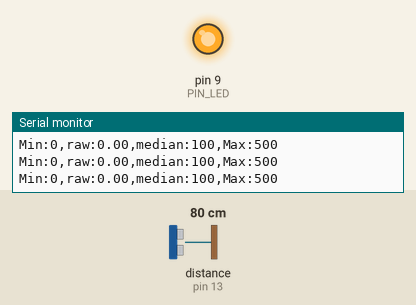
This sketch was run on a simulated Arduino Uno, built with avr-gcc and run on an emulated ATmega328P. On the bench: output pins drawn as LEDs (lit = HIGH), the last lines printed to the serial monitor. Wiring (inferred from the names in the program): ultrasonic range finder: trigger pin 12; echo pin 13. Inputs (shaded band) come from the test bench; at power-on: distance to the obstacle (sensor on pin 13) 80 cm. The echo pulse lasts 58.3 µs per cm; pins used as bus, display or sensor lines are not drawn.

Above: at 1.2 s.
1.3 s: distance to the obstacle (sensor on pin 13) set to 18 cm
At 1.7 s:
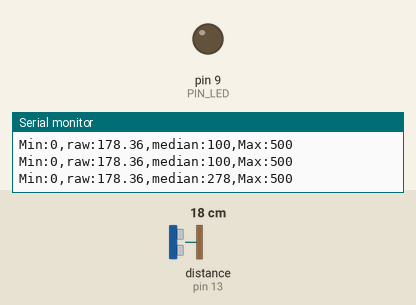
2.8 s: distance to the obstacle (sensor on pin 13) set to 2 cm
At 4.0 s:
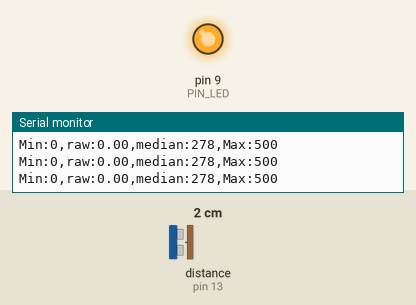
Timing chart, 0 to 5.8 s (numbered marks = the images above; inputs shaded):
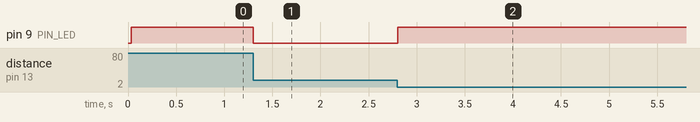

Measured:
- after the input at 1.3 s, pin 9 (PIN_LED): HIGH → LOW at once
- after the input at 2.8 s, pin 9 (PIN_LED): LOW → HIGH at once

The sketch:

09_example_1_Challenge_.ino
```cpp
// Arduino pin assignment
#define PIN_LED 9
#define PIN_TRIG 12
#define PIN_ECHO 13

// configurable parameters
#define SND_VEL 346.0 // sound velocity at 24 celsius degree (unit: m/s)
#define INTERVAL 25 // sampling interval (unit: ms)
#define _DIST_MIN 100 // minimum distance to be measured (unit: mm)
#define _DIST_MAX 300 // maximum distance to be measured (unit: mm)
#define _DIST_ALPHA 0.5 // EMA weight of new sample (range: 0 to 1). Setting this value to 1 effectively disables EMA filter.

// global variables
float timeout; // unit: us
float dist_min, dist_max, dist_raw, dist_ema, alpha; // unit: mm
unsigned long last_sampling_time; // unit: ms
float scale; // used for pulse duration to distance conversion

void setup() {
// initialize GPIO pins
  pinMode(PIN_LED,OUTPUT);
  pinMode(PIN_TRIG,OUTPUT);
  digitalWrite(PIN_TRIG, LOW);
  pinMode(PIN_ECHO,INPUT);

// initialize USS related variables
  dist_min = _DIST_MIN;
  dist_max = _DIST_MAX;
  alpha = _DIST_ALPHA;
  timeout = (INTERVAL / 2) * 1000.0; // precalculate pulseIn() timeout value. (unit: us)
  dist_raw = 0.0; // raw distance output from USS (unit: mm)
  scale = 0.001 * 0.5 * SND_VEL;

// initialize serial port
  Serial.begin(57600);

// initialize last sampling time
  last_sampling_time = 0;
}

// median_list[샘플의 개수] 를 설정하세요
double median_list[30];

// n에 샘플의 개수 저장 0~{(샘플의 개수)-1}
// {(전체 바이트 크기)/(데이터타입의 크기)}-1
unsigned int n = (sizeof(median_list)/sizeof(double))-1;


void loop() {
// wait until next sampling time.
// millis() returns the number of milliseconds since the program started. Will overflow after 50 days.
  if(millis() < last_sampling_time + INTERVAL) return;

// get a distance reading from the USS
  dist_raw = USS_measure(PIN_TRIG,PIN_ECHO);
  // 만약 dist_raw != 0 이면 array 중 처음 값을 없애고 dist_raw를 마지막으로 추가한다.
  if (dist_raw != 0){
    for (int i=1; i<=n; i++){
      median_list[i-1] = median_list[i];
      median_list[i] = dist_raw;
    }
    median_list[n]=dist_raw;
  }

  // median_list 중 가운데 값을 median에 저장한다.
  double median = median_list[((int)n/2)];

// output the read value to the serial port
  Serial.print("Min:0,");
  Serial.print("raw:");
  Serial.print(dist_raw);
  Serial.print(",");
  Serial.print("median:");
  Serial.print(map(median,0,400,100,500));
  Serial.print(",");
  Serial.println("Max:500");

// turn on the LED if the distance is between dist_min and dist_max
  if(dist_raw < dist_min || dist_raw > dist_max) {
    analogWrite(PIN_LED, 255);
  }
  else {
    analogWrite(PIN_LED, 0);
  }

// update last sampling time
  last_sampling_time += INTERVAL;
}

// get a distance reading from USS. return value is in millimeter.
float USS_measure(int TRIG, int ECHO)
{
  float reading;
  digitalWrite(TRIG, HIGH);
  delayMicroseconds(10);
  digitalWrite(TRIG, LOW);
  reading = pulseIn(ECHO, HIGH, timeout) * scale; // unit: mm
  if(reading < dist_min || reading > dist_max) reading = 0.0; // return 0 when out of range.
  return reading;
}
```
